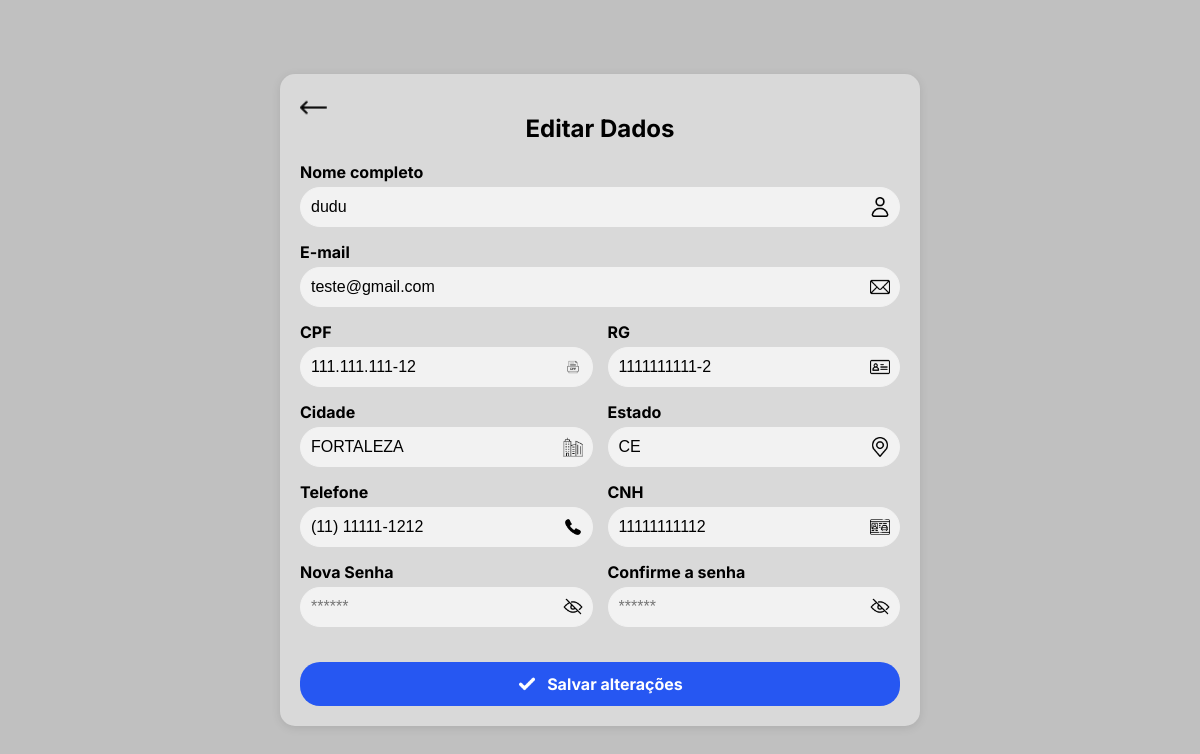
The page /php/editar_cliente.php?id=3 (signed in) on the database as committed earlier.
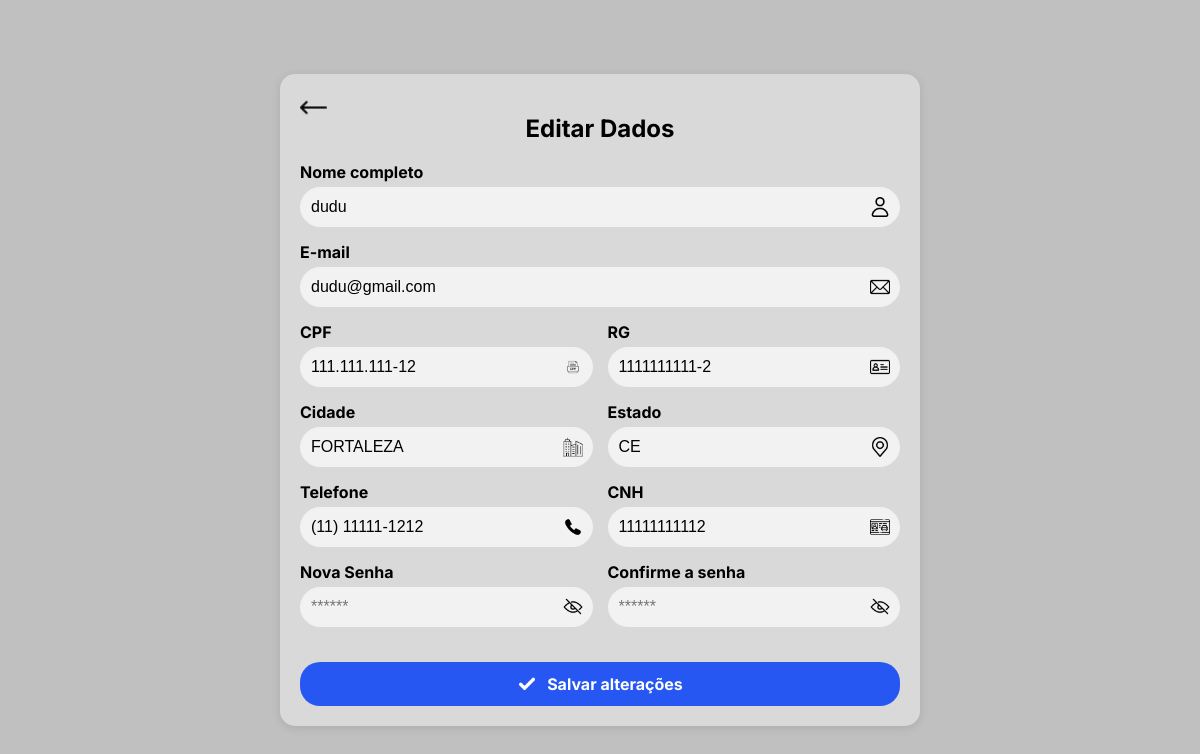
The same page on the database as committed later.
### tables this page shows
CREATE TABLE `clientes` (
  `id` int(11) NOT NULL,
  `nome_completo` varchar(255) NOT NULL,
  `email` varchar(255) NOT NULL,
  `cpf` varchar(15) NOT NULL,
  `telefone` varchar(20) NOT NULL,
  `rg` varchar(20) NOT NULL,
  `cidade` varchar(100) NOT NULL,
  `estado` varchar(2) NOT NULL,
  `cnh` varchar(20) NOT NULL,
  `senha` varchar(255) NOT NULL,
  `admin` tinyint(1) DEFAULT 0,
  `cargo` enum('Admin','Cliente','Gerente','Funcionario') NOT NULL DEFAULT 'Cliente',
  `endereco` varchar(100) NOT NULL DEFAULT '',
  `pis` varchar(11) DEFAULT NULL,
  `foto_perfil` varchar(255) DEFAULT NULL,
  `registrado_em` datetime DEFAULT current_timestamp()
);

### php/editar_cliente.php (the view, shortened to what this page needs)
<?php
$host = "localhost";
$user = "root";
$pass = "";
$db = "sistema_bmw";
$conn = new mysqli($host, $user, $pass, $db);
if (isset($_GET['id'])) {
    $cliente_id = $_GET['id'];
    $sql = "SELECT nome_completo, email, cpf, rg, cidade, estado, telefone, cnh, cargo, endereco, pis, senha FROM clientes WHERE id = ?";
    $stmt = $conn->prepare($sql);
    $stmt->bind_param("i", $cliente_id);
    $stmt->execute();
    $stmt->bind_result($nome_completo, $email, $cpf, $rg, $cidade, $estado, $telefone, $cnh, $cargo, $endereco, $pis, $senha_atual);
} else {
    echo "ID do cliente não fornecido.";
    exit;
}
?>
<!DOCTYPE html>
<html lang="pt-BR">
<head>
    <link rel="stylesheet" href="../css/registro.css">
</head>
<body>
    <div class="container">
        <a href="consultar_clientes.php" class="back-button">
            <img src="../img/seta-esquerda24.png" alt="Voltar">
        </a>
        <h2>Editar Dados</h2>
        <form action="editar_cliente.php?id=<?php echo $cliente_id; ?>" method="post">
            <div class="input-group">
                <label>Nome completo</label>
                <div class="input-wrapper">
                    <input type="text" name="nome" value="<?php echo $nome_completo; ?>" required>
                    <img src="../img/registro/usersemfundo.png" alt="Ícone usuário">
                </div>
            </div>
            <div class="input-group">
                <label>E-mail</label>
                <div class="input-wrapper">
                    <input type="email" name="email" value="<?php echo $email; ?>" required>
                    <img src="../img/registro/e-mail.png" alt="Ícone e-mail">
                </div>
            </div>
            <div class="row">
                <div class="input-group">
                    <label>CPF</label>
                    <div class="input-wrapper">
                        <input type="text" name="cpf" value="<?php echo $cpf; ?>" id="cpf" required>
                        <img src="../img/registro/arquivo.png" alt="Ícone CPF">
                    </div>
                </div>
                <div class="input-group">
                    <label>RG</label>
                    <div class="input-wrapper">
                        <input type="text" name="rg" value="<?php echo $rg; ?>" id="rg" required>
                        <img src="../img/registro/cartaozin.png" alt="Ícone RG">
                    </div>
                </div>
            </div>
            <div class="row">
                <div class="input-group">
                    <label>Cidade</label>
                    <div class="input-wrapper">
                        <input type="text" name="cidade" value="<?php echo $cidade; ?>" id="cidade" required>
                        <img src="../img/registro/construcao-da-cidade.png" alt="Ícone cidade">
                    </div>
                </div>
                <div class="input-group">
                    <label>Estado</label>
                    <div class="input-wrapper">
                        <input type="text" name="estado" value="<?php echo $estado; ?>" id="estado" required maxlength="2">
                        <img src="../img/registro/lugar-colocar.png" alt="Ícone estado">
                    </div>
                </div>
            </div>
            <div class="row">
                <div class="input-group">
                    <label>Telefone</label>
                    <div class="input-wrapper">
                        <input type="tel" name="telefone" value="<?php echo $telefone; ?>" id="telefone" required>
                        <img src="../img/registro/telefone.png" alt="Ícone telefone">
                    </div>
                </div>
                <div class="input-group">
                    <label>CNH</label>
                    <div class="input-wrapper">
                        <input type="text" name="cnh" value="<?php echo $cnh; ?>" id="cnh">
                        <img src="../img/registro/carteira-de-motorista.png" alt="Ícone CNH">
                    </div>
                </div>
            </div>
            <div class="row">
                <div class="input-group">
                    <label>Nova Senha</label>
                    <div class="input-wrapper">
                        <input type="password" name="senha" placeholder="******" id="senha">
                        <img src="../img/olhofechado.png" alt="Ícone senha" id="eyeIcon">
                    </div>
                </div>
                <div class="input-group">
                    <label>Confirme a senha</label>
                    <div class="input-wrapper">
                        <input type="password" name="confirma_senha" placeholder="******" id="confirmaSenha">
                        <img src="../img/olhofechado.png" alt="Ícone confirmar senha" id="eyeIcon2">
                    </div>
                </div>
            </div>
            <button type="submit" class="btn">
                <img src="../img/registro/verifica.png" alt="Ícone de check">
                Salvar alterações
            </button>
        </form>
    </div>
</body>
</html>

Rows that differ between the two databases and show on the page:
changed clientes "dudu": email "teste@gmail.com" → "dudu@gmail.com"
